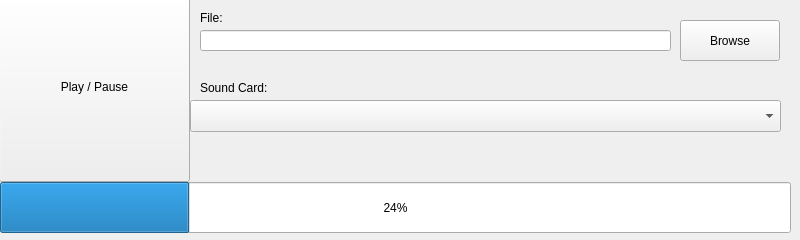
<?xml version="1.0" encoding="UTF-8"?>
<ui version="4.0">
 <class>MainWindow</class>
 <widget class="QMainWindow" name="MainWindow">
  <property name="geometry">
   <rect>
    <x>0</x>
    <y>0</y>
    <width>800</width>
    <height>240</height>
   </rect>
  </property>
  <property name="windowTitle">
   <string>Player</string>
  </property>
  <widget class="QWidget" name="centralwidget">
   <widget class="QProgressBar" name="progressBar">
    <property name="geometry">
     <rect>
      <x>0</x>
      <y>182</y>
      <width>791</width>
      <height>51</height>
     </rect>
    </property>
    <property name="styleSheet">
     <string notr="true"/>
    </property>
    <property name="value">
     <number>24</number>
    </property>
   </widget>
   <widget class="QPushButton" name="pushButton">
    <property name="geometry">
     <rect>
      <x>-1</x>
      <y>-9</y>
      <width>191</width>
      <height>191</height>
     </rect>
    </property>
    <property name="text">
     <string>Play / Pause</string>
    </property>
   </widget>
   <widget class="QLabel" name="fileLabel">
    <property name="geometry">
     <rect>
      <x>200</x>
      <y>10</y>
      <width>58</width>
      <height>16</height>
     </rect>
    </property>
    <property name="text">
     <string>File:</string>
    </property>
   </widget>
   <widget class="QLineEdit" name="filePath">
    <property name="geometry">
     <rect>
      <x>200</x>
      <y>30</y>
      <width>471</width>
      <height>21</height>
     </rect>
    </property>
    <property name="readOnly">
     <bool>true</bool>
    </property>
   </widget>
   <widget class="QPushButton" name="fileBrowse">
    <property name="geometry">
     <rect>
      <x>680</x>
      <y>20</y>
      <width>100</width>
      <height>41</height>
     </rect>
    </property>
    <property name="text">
     <string>Browse</string>
    </property>
   </widget>
   <widget class="QLabel" name="soundCardLabel">
    <property name="geometry">
     <rect>
      <x>200</x>
      <y>80</y>
      <width>81</width>
      <height>16</height>
     </rect>
    </property>
    <property name="text">
     <string>Sound Card:</string>
    </property>
   </widget>
   <widget class="QComboBox" name="soundCard">
    <property name="geometry">
     <rect>
      <x>190</x>
      <y>100</y>
      <width>591</width>
      <height>32</height>
     </rect>
    </property>
   </widget>
  </widget>
 </widget>
 <resources/>
 <connections/>
</ui>
